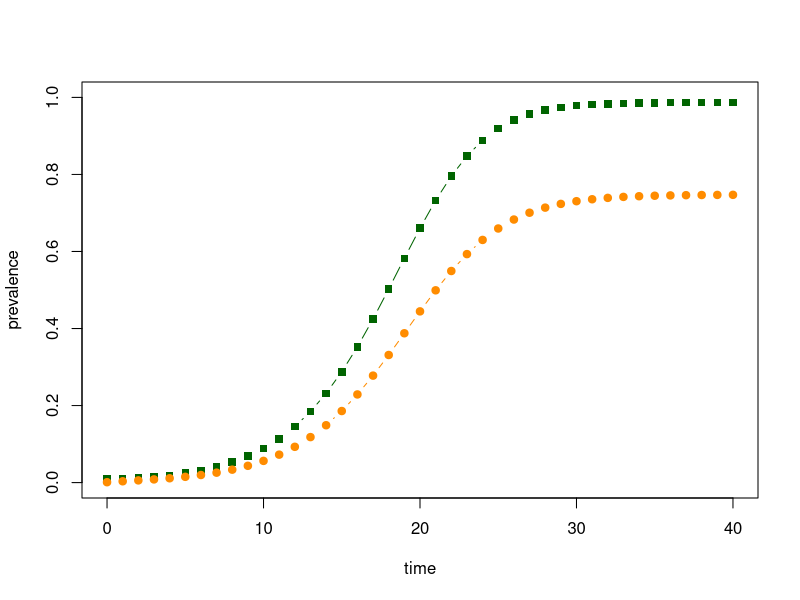
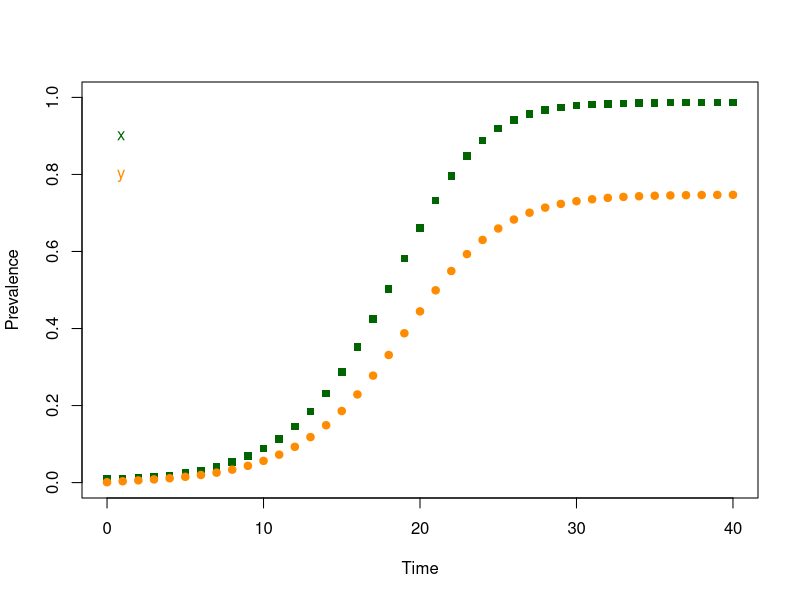
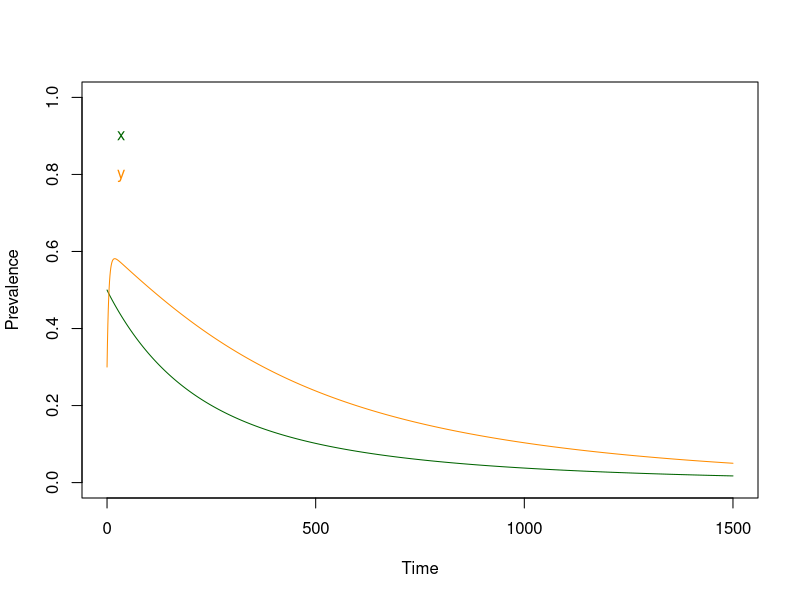
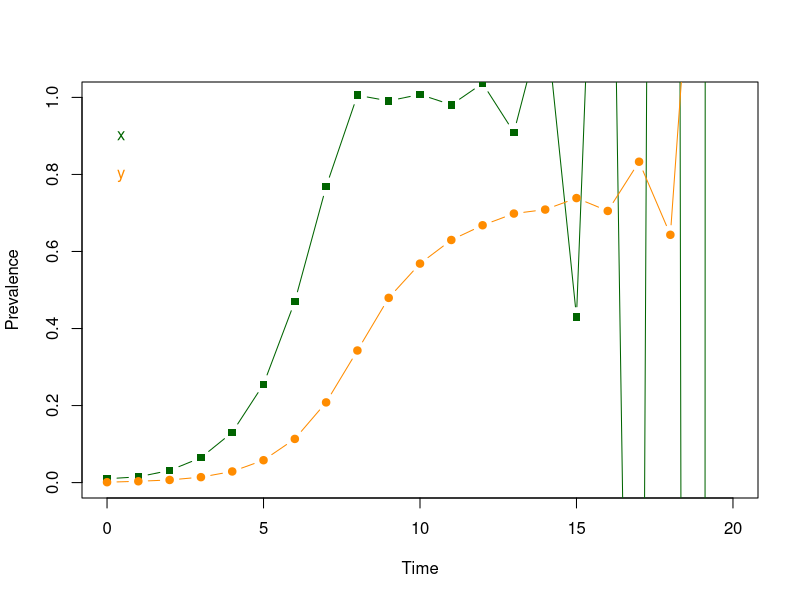
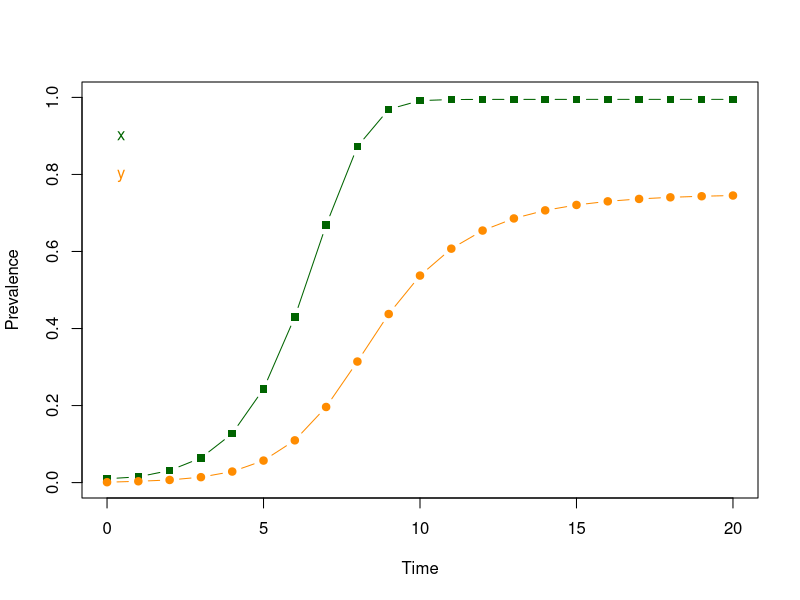
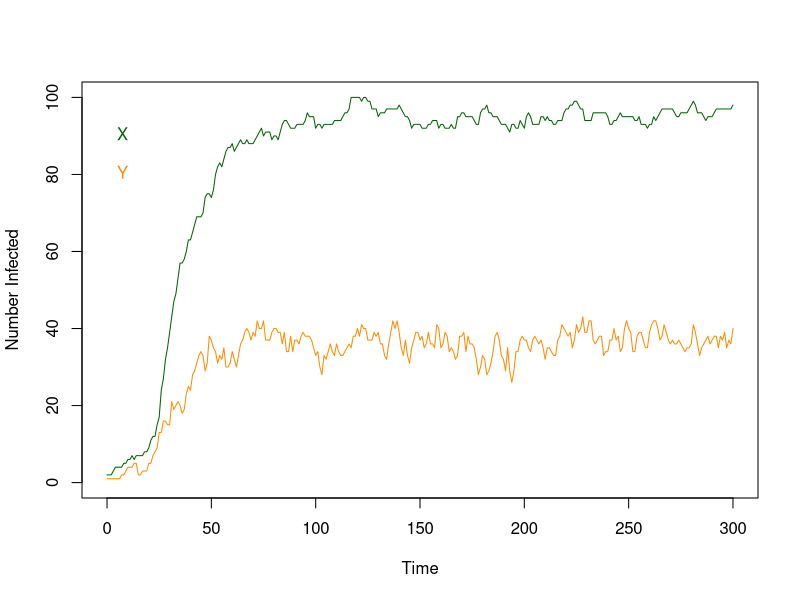
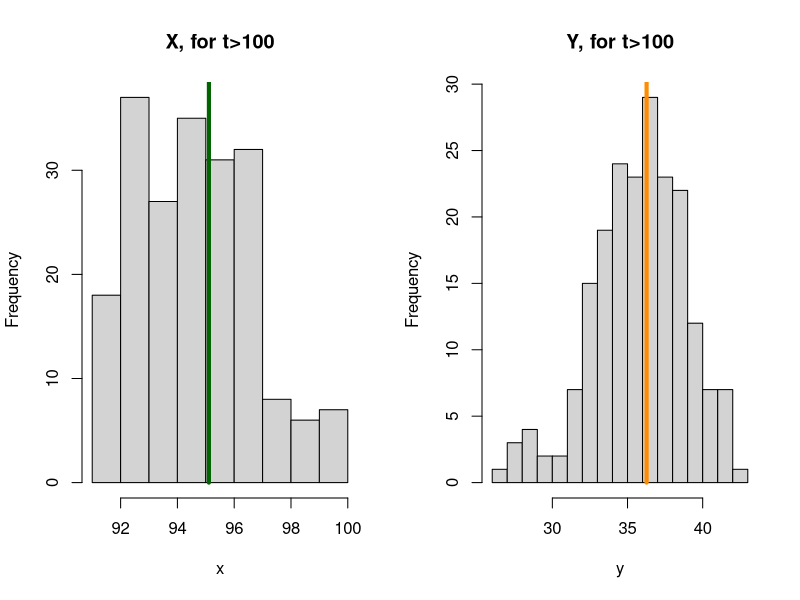
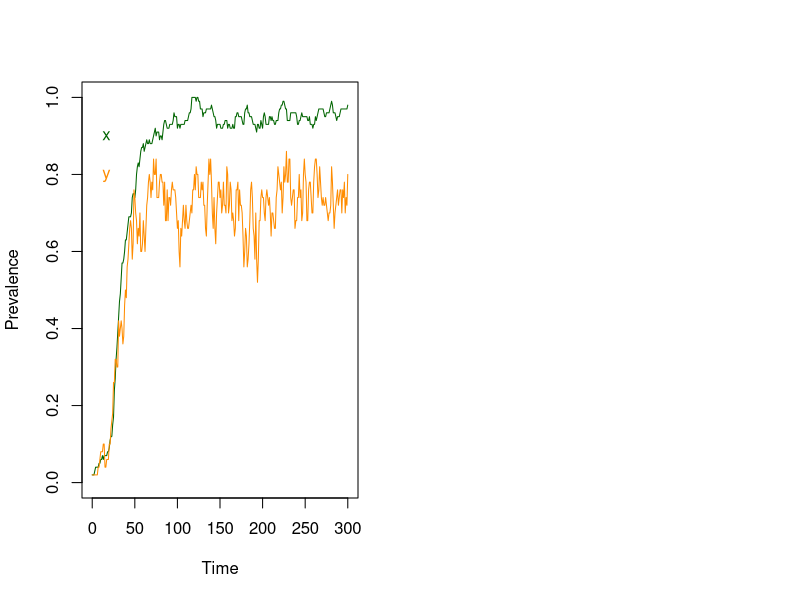

Write the R code that produced these figures, in order.
## ---- chunk 1
knitr::write_bib(c("knitr", "book"), "", width = 60)

# automatically create a bib database for R packages
knitr::write_bib(c(
  .packages(), 'bookdown', 'knitr', 'rmarkdown'
), 'packages.bib')

knitr::opts_chunk$set(echo = FALSE, fig.path = "figs/")

## ---- chunk 2
# Initial Conditions at a point in time, as a Named Vector 
xy = c(t=0, x=0.01, y=0.001)
## ---- chunk 3
with(as.list(xy), x) 
## ---- chunk 4
# The parameters, as a list 
ross_dts_par = list(
  s = 1/200, # The fraction of infections that clear each day
  u = 1/12,  # The fraction of mosquitoes that die each day
  a = 1/4,   # The fraction of mosquitoes that blood feed on a human each day
  m = 2      # The number of mosquitoes per human
) 
## ---- chunk 5
# INPUTS
# xy - current variables, as a named vector
# p  - the parameters, as a list
#
# OUTPUTS
# the updated values of the variables, as a named vector

ross_dts_1 = function(xy, p){
  with(as.list(xy), 
    with(p,{
      xn = x - s*x + m*a*y*(1-x) 
      yn = y - u*y + a*x*(1-y) 
      return(c(t=t+1, x=xn, y=yn))
    })
  )
}
## ---- chunk 6
# xy_t stores the values of the variables
xy_t = xy 
## ---- chunk 7
# Compute 
xy = ross_dts_1(xy, ross_dts_par)
## ---- chunk 8
# Print to screen
print(xy) 
## ---- chunk 9
# Store 
xy_t = rbind(xy_t, xy)
## ---- chunk 10
# Print to screen
print(xy_t) 
## ---- chunk 11
# Iterate to compute the values as they change over time 
for(t in 2:40){
  xy = ross_dts_1(xy, ross_dts_par) 
  xy_t = rbind(xy_t, xy) 
} 
## ---- chunk 12
print(tail(xy_t, 3)) 
## ---- chunk 13
with(data.frame(xy_t),{
  plot(t, x, type = "b", ylim = c(0,1), ylab = "prevalence", xlab = "time",
       col = "darkgreen",  pch=15)
  lines(t, y, type = "b", col = "darkorange", pch =19)
})
## ---- chunk 14
# INPUTS
# pars - the parameters, as a list 
# x0   - the initial value of x
# y0   - the initial value of y
# t0   - the initial value of t
# tmax - the last value of t 
#
# OUTPUTS
# the values of the variables over time, as a list 
ross_dts_solve_1 = function(pars, x0=.01, y0 = 0.001, t0=0, tmax=100){
   xy = c(t=t0, x=x0, y=y0) 
   xy_t = xy 
   for(t in (t0+1):tmax){
     xy = ross_dts_1(xy, pars)
     xy_t = rbind(xy_t, xy)
   }
   return(list(time=xy_t[,1], x=xy_t[,2], y = xy_t[,3], last = xy)) 
}
## ---- chunk 15
# INPUTS
# xy_t - a list with elements named x, y, and time
# type - plot type:  "l" or "p" or "b"
# lty  - lty  
# add  - if TRUE, add to existing plot 
#
# OUTPUTS
# the values of the variables over time, as a list 
plot_xy = function(xy_t, type = "l", lty=1, add=FALSE){with(xy_t,{
  if(add == FALSE) 
  plot(time, x, "n", ylim = c(0,1), ylab = "Prevalence", xlab = "Time")
  lines(time, x, type = type, lty=lty, col = "darkgreen", pch =15)
  lines(time, y, type = type, lty=lty, col = "darkorange", pch =19)
  text(0, 0.9, "x", col = "darkgreen", pos=4) 
  text(0, 0.8, "y", col = "darkorange", pos=4) 
})}
## ---- chunk 16
plot_xy(ross_dts_solve_1(ross_dts_par, tmax=40), type="p") 
## ---- chunk 17
# The last value is still stored as xy; the [-1] omits t
xy[-1] - ross_dts_1(xy, ross_dts_par)[-1]
## ---- chunk 18
for(i in 41:140){
  xy = ross_dts_1(xy, ross_dts_par)
  xy_t = rbind(xy_t, xy) 
} 
xy[-1] - ross_dts_1(xy, ross_dts_par)[-1]
## ---- chunk 19
# INPUTS
# params - the parameters, as a list 
#
# OUTPUTS
# the steady state values of x and y 
ross_dts_steady_0 = function(params){with(params,{
  xx = (m*a^2 - s*u)/ (m*a^2 + s*a)
  yy = a*xx/(u+a*xx) 
  c(x=xx,y=yy)
})}
## ---- chunk 20
ross_dts_steady_0(ross_dts_par)
## ---- chunk 21
ross_dts_par1 = ross_dts_par
ross_dts_par1$m = 0.005
ross_dts_steady_0(ross_dts_par1)
## ---- chunk 22
plot_xy(ross_dts_solve_1(ross_dts_par1, x0 = .5, y0=.3, tmax=1500)) 
## ---- chunk 23
ross_dts_steady_0(ross_dts_par1)
## ---- chunk 24
m_crit = with(ross_dts_par, s*u/a^2)
m_crit 
## ---- chunk 25
ross_dts_par2 = ross_dts_par
ross_dts_par2$m = m_crit
ross_dts_steady_0(ross_dts_par2)
## ---- chunk 26
# INPUTS
# params - the parameters, as a list 
#
# OUTPUTS
# the steady state values of x and y 
ross_dts_steady_1 = function(params){with(params,{
  xx = ifelse(m*a^2 > s*u, (m*a^2 - s*u)/(m*a^2 + s*a), 0) 
  yy = a*xx/(u+a*xx) 
  c(x=xx,y=yy)
})}
## ---- chunk 27
ross_dts_steady_1(ross_dts_par1)
## ---- chunk 28
xy[-1]
## ---- chunk 29
ross_dts_steady_1(ross_dts_par) 
## ---- chunk 30
sum(abs(xy[-1] - ross_dts_steady_1(ross_dts_par)))
## ---- chunk 31
# INPUTS
# xy  - xy 
# par - a set of parameters for a ross_dts model 
# tol - a tolerance level 
#
# OUTPUTS
# boolean - 
ross_dts_checkit_1 = function(xy, ross_dts_pars, tol=1e-9){
  sum(abs(xy[-1] - ross_dts_steady_1(ross_dts_pars)))  < tol
}
## ---- chunk 32
ross_dts_checkit_1(xy, ross_dts_par)
## ---- chunk 33
ross_dts_par3 = ross_dts_par
ross_dts_par3$m = 20 
plot_xy(ross_dts_solve_1(ross_dts_par3, x0 = .01, y0=.001, tmax=20), "b") 
## ---- chunk 34
# INPUTS
# xy      - current variables, as a named vector
# params  - the parameters, as a list
#
# OUTPUTS
# the updated values of the variables, as a named vector
ross_dts_2 = function(xy, params){with(as.list(xy), with(params,{
  xn = x - s*x + (1-exp(-m*a*y))*(1-x) 
  yn = y - u*y + a*x*(1-y) 
  t=t+1
  return(c(t=t, x=xn, y=yn))
}))}
## ---- chunk 35
# INPUTS
# pars - the parameters, as a list 
# x0   - the initial value of x
# y0   - the initial value of y
# t0   - the initial value of t
# tmax - the last value of t 
#
# OUTPUTS
# the values of the variables over time, as a list 
ross_dts_solve_2 = function(pars, x0=.01, y0 = 0.001, t0=0, tmax=100){
   xy = c(t=t0, x=x0, y=y0) 
   xy = c(t=0, x=x0, y=y0) 
   xy_t = xy 
   for(t in (t0+1):tmax){
     xy = ross_dts_2(xy, pars)
     xy_t = rbind(xy_t, xy)
   }
   return(list(time=xy_t[,1], x=xy_t[,2], y = xy_t[,3], last = xy)) 
}
## ---- chunk 36
plot_xy(ross_dts_solve_2(ross_dts_par3, x0 = .01, y0=.001, tmax=20), "b") 
## ---- chunk 37
# INPUTS
# par - the model parameters, as a list 
#
# OUTPUTS
# the steady state values of x and y 
ross_dts_steady_2 = function(pars){with(pars,{
   f_xx = function(x, pp){with(pp,{
     xx = (1 - exp(-m*a^2*x/(u+a*x)))*(1-x) - s*x
     y = a*xx/(u+a*xx)
     yy = u*y + a*xx*(1-y) 
     return(xx^2 + yy^2)
   })}
   xx = optimize(f_xx, c(0,1), pp=pars, tol = 1e-10)$min
   yy = a*xx/(u+a*xx) 
   c(xx, yy)
})}
## ---- chunk 38
ross_dts_steady_2(ross_dts_par3)
## ---- chunk 39
ross_dts_solve_2(ross_dts_par3, x0=.1, y0=.05,tmax=300)$last[-1]
## ---- chunk 40
ross_dts_checkit_2 = function(pars, x0 = .1, y0=.05, tmax=500, tol=1e-7){
  xyt = ross_dts_solve_2(pars, x0=x0, y0=y0, tmax=tmax)
  sum(abs(xyt$last[-1] - ross_dts_steady_2(pars))) < tol
}
## ---- chunk 41
ross_dts_checkit_2(ross_dts_par3)
## ---- chunk 42
# The parameters, as a list 
ross_sdts_par = list(
  M = 50,   # The number of mosquitoes 
  H = 100,   # The number of humans 
  s = 1/200, # The fraction of infections that clear each day
  u = 1/12,  # The fraction of mosquitoes that die each day
  a = 1/4   # The fraction of mosquitoes that blood feed on a human each day
)
ross_sdts_par$m = with(ross_sdts_par, M/H)
## ---- chunk 43
# XY      - a vector of the form c(t, X, Y) 
# params  - the parameters, as a list 
ross_sdts = function(XY, params){
  with(as.list(XY), 
    with(params,{
      ar = 1 - exp(-a*Y/H)
      Xn = rbinom(1, X, 1-s) + rbinom(1, H-X, ar)  
      Yn = rbinom(1, Y, 1-u) + rbinom(1, M-Y, a*X/H)  
      t=t+1
      return(c(t=t, X=Xn, Y=Yn))
}))}
## ---- chunk 44
# INPUTS
# pars - the parameters, as a list 
# X0   - the initial number of infected humans
# Y0   - the initial number of infected mosquitoes 
# t0   - the initial value of t
# tmax - the last value of t 
#
# OUTPUTS
# the values of the variables over time, as a list 
sim_ross_sdts = function(pars, X0=2, Y0 = 1, t0=0, tmax=100){
   XY = c(t=t0, X=X0, Y=Y0) 
   XY_t = XY 
   for(t in (t0+1):tmax){
     XY = ross_sdts(XY, pars)
     XY_t = rbind(XY_t, XY)
   }
   X=XY_t[,2] 
   Y=XY_t[,3]
   x=X/pars$H 
   y=Y/pars$M 
   return(list(time=XY_t[,1], x=x, y=y, X=X, Y=Y, last = XY)) 
}
## ---- chunk 45
# INPUTS
# XY_t - a list with elements named x, y, and time
# type - plot type:  "l" or "p" or "b"
# lty  - lty  
# add  - if TRUE, add to existing plot 
plot_XY = function(XY_t, type="l", lty=1, add= FALSE){with(XY_t,{
  if(add == FALSE) 
  plot(time, X, type = "n", ylim = range(0, X, Y), ylab = "Number Infected", xlab = "Time")
  lines(time, X, type=type, lty=lty, col="darkgreen", pch =15)
  lines(time, Y, type=type, lty=lty, col="darkorange", pch =19)
  text(0, 0.9*max(X,Y), "X", col = "darkgreen", pos=4) 
  text(0, 0.8*max(X,Y), "Y", col = "darkorange", pos=4) 
})}
## ---- chunk 46
set.seed(253)
XYt <- sim_ross_sdts(ross_sdts_par, tmax=300) 
## ---- chunk 47
plot_XY(XYt)
## ---- chunk 48
Xdist= with(XYt, X[-c(1:100)]) 
Ydist= with(XYt, Y[-c(1:100)]) 
mX = mean(Xdist)
mY = mean(Ydist) 
c(X=mX, Y=mY)
## ---- chunk 49
par(mfrow=c(1,2))
hist(Xdist,  xlab = "x", main = "X, for t>100")
segments(mX, 0, mX, 250, lwd=4, col = "darkgreen")
hist(Ydist, 15, xlab = "y", main = "Y, for t>100")
segments(mY, 0, mY, 200, lwd=4, col = "darkorange")
## ---- chunk 50
plot_xy(XYt)
## ---- chunk 51
xdist= with(XYt, x[-c(1:100)]) 
ydist= with(XYt, y[-c(1:100)]) 
mx = mean(xdist)
my = mean(ydist)
c(x=mx, y=my) 
## ---- chunk 52
par(mfrow=c(1,2))
hist(xdist,  xlab = "x", main = "x, for t>100")
segments(mx, 0, mx, 250, lwd=4, col = "darkgreen")
hist(ydist, 15, xlab = "y", main = "y, for t>100")
segments(my, 0, my, 200, lwd=4, col = "darkorange")
## ---- chunk 53
with(XYt,{
  ix = which(time>100)
  plot(jitter(X[ix]), jitter(Y[ix]), xlab = "X", ylab = "Y")
}) 
points(mX, mY, col = "darkred", pch = 8, cex =3)
## ---- chunk 54
c(mx, my) - ross_dts_steady_2(ross_sdts_par)
## ---- chunk 55
library(deSolve)
## ---- chunk 56
ross_xde_inits = c(x=0.01, y=0.01)
## ---- chunk 57
# The parameters, as list 
ross_xde_par = list(
  r = 1/200, # The clearance rate for infections 
  g = 1/12,  # The mosquito daily death rate 
  a = 1/4,   # The mosquito human blood feeding rate 
  m = 0.5      # The number of mosquitoes per human
) 
## ---- chunk 58
# INPUTS
# t - the current time 
# vars - the variables, as a named vector 
# pars - the parameters, as a list
# OUTPUTS
# the derivatives, as a list 
ross_xde = function(t, vars, pars){
  with(pars, 
    with(as.list(vars),{
    
      dxdt = m*a*y*(1-x) - r*x
      dydt = a*x*(1-y) - g*y
  
      return(list(c(dxdt, dydt)))
    })
  )
}
## ---- chunk 59
c(1/200, 1-exp(-1/200)) 
## ---- chunk 60
deSolve::ode(ross_xde_inits, 0:5, ross_xde, ross_xde_par)
## ---- chunk 61
# INPUTS: 
# pars -- the parameter values, as a list
# x0   -- the initial value for x(t) 
# y0   -- the initial value for y(t) 
# tmax -- the largest value of t  
# dt   -- the interval for t 
# OUTPUT: 
# the output of ode as a data.frame 
ross_xde_solve = function(pars, x0=.01, y0=0.001, tmax=100, dt=1){
  tms = seq(0, tmax, by = dt)
  xy0 = c(x=x0, y=y0)
  data.frame(ode(xy0, tms, ross_xde, pars)) 
}
## ---- chunk 62
ode_out <- ross_xde_solve(ross_xde_par)
## ---- chunk 63
plot_xy(ode_out)
## ---- chunk 64
ode_out1 <- ross_xde_solve(ross_xde_par, x0=0.2, y0=0.02)
ode_out2 <- ross_xde_solve(ross_xde_par, x0=.99, y0=0.99)
## ---- chunk 65
plot_xy(ode_out)
plot_xy(ode_out1, lty=2, add=TRUE)
plot_xy(ode_out2, lty=3, add=TRUE)
## ---- chunk 66
ross_xde_steady_1 = function(pars){with(pars,{
  xx = ifelse(m*a^2 > r*g, (m*a^2 - r*g)/(m*a^2 + r*a), 0) 
  yy = a*xx/(g+a*xx)
  c(x=xx, y=yy)
})}
## ---- chunk 67
ross_xde_steady_1(ross_xde_par)
## ---- chunk 68
de_eq <- ross_xde_solve(ross_xde_par, tmax=500, dt=5)
with(de_eq, c(x=tail(x,1), y=tail(y,1))) 
## ---- chunk 69
# The parameters, as list 
ross_sxde_par = list(
  r = 1/200, # The clearance rate for infections 
  g = 1/12,  # The mosquito daily death rate 
  a = 1/4,   # The mosquito human blood feeding rate 
  M = 50,   # The number of mosquitoes 
  H = 100    # The number of humans
) 
## ---- chunk 70
ross_sxde = function(XY, pars){
  with(as.list(XY), with(pars,{
    p1 = a*Y*(H-X)/H
    p2 = r*X 
    p3 = a*X*(M-Y)/H
    p4 = g*Y 

    t = t + rexp(1, p1+p2+p3+p4)
    
    event = sample(1:4, 1, prob=c(p1, p2, p3, p4))
    if (event==1) X <- X+1
    if (event==2) X <- X-1
    if (event==3) Y <- Y+1
    if (event==4) Y <- Y-1
    
    return(c(t=t,  X=X, Y=Y, x=X/H, y=Y/M))
}))}
## ---- chunk 71
xy = c(t=0, X=10, Y=10)
for (i in 1:5){
  xy <- ross_sxde(xy, ross_sxde_par)
  print(xy)
}
## ---- chunk 72
sim_ross_sxde = function(pars, X0=2, Y0=1, tmax=300){
   XY = c(t=0, X=X0, Y=Y0) 
   tm = XY[1]
   XY_t = c()  
   while(tm < tmax){
     XY = ross_sxde(XY, pars)
     tm = XY[1]
     XY_t = rbind(XY_t, XY)
   }
   return(list(time=XY_t[,1], X=XY_t[,2], Y=XY_t[,3], x = XY_t[,4], y = XY_t[,5])) 
}
## ---- chunk 73
out <- sim_ross_sxde(ross_sxde_par)
## ---- chunk 74
par(mfrow = c(2,1))
plot_XY(out)
plot_xy(out)
## ---- chunk 75
par(mfrow=c(1,2))
with(out,{
  ix = which(time>100)
  xdist= X[ix]; mx = mean(xdist)
  ydist= Y[ix]; my = mean(ydist) 
  hist(xdist, 10, xlab = "X", main = "X, for t>100")
  segments(mx, 0, mx, 250, lwd=4, col = "darkgreen")
  hist(ydist, 15, xlab = "Y", main = "Y, for t>100")
  segments(my, 0, my, 200, lwd=4, col = "darkorange")
})
## ---- chunk 76
par(mfrow=c(1,2))
with(out,{
  ix = which(time>100)
  xdist= x[ix]; mx = mean(xdist)
  ydist= y[ix]; my = mean(ydist) 
  hist(xdist, 10, xlab = "x", main = "x, for t>100")
  segments(mx, 0, mx, 250, lwd=4, col = "darkgreen")
  hist(ydist, 15, xlab = "y", main = "y, for t>100")
  segments(my, 0, my, 200, lwd=4, col = "darkorange")
})
## ---- chunk 77
# The parameters, as list 
ross_xde_par_5 = list(
  r = 1/200, # The clearance rate for infections 
  g = 1/12,  # The mosquito daily death rate 
  a = 1/4,   # The mosquito human blood feeding rate 
  m = 0.5,   # The number of mosquitoes per human
  H = 100,
  M = 50
) 
## ---- chunk 78
ross_xde_solve(ross_xde_par_5, x0=0.01, y=0.02, tmax=200, dt=1) -> r_xde
sim_ross_sxde(ross_xde_par_5, X0=1, Y0=1, tmax=200) -> s_xde0
sim_ross_sxde(ross_xde_par_5, X0=1, Y0=1, tmax=200) -> s_xde1
sim_ross_sxde(ross_xde_par_5, X0=1, Y0=1, tmax=200) -> s_xde2
sim_ross_sxde(ross_xde_par_5, X0=1, Y0=1, tmax=200) -> s_xde3
sim_ross_sxde(ross_xde_par_5, X0=1, Y0=1, tmax=200) -> s_xde4
sim_ross_sxde(ross_xde_par_5, X0=1, Y0=1, tmax=200) -> s_xde5
## ---- chunk 79
# The parameters, as a list 
ross_dts_par_5 = list(
#  s = 1-exp(-1/200), # The fraction of infections that clear each day
  s = 1/200, # The fraction of infections that clear each day
#  u = 1-exp(-1/12),  # The fraction of mosquitoes that die each day
  u = 1/12,  # The fraction of mosquitoes that die each day
  a = 1/4,   # The fraction of mosquitoes that blood feed on a human each day
  m = 0.5,   # The number of mosquitoes per human
  H = 100,
  M = 50
) 
## ---- chunk 80
# INPUTS
# xy_t - a list with elements named x, y, and time
# type - plot type:  "l" or "p" or "b"
# lty  - lty  
# add  - if TRUE, add to existing plot 
#
# OUTPUTS
# the values of the variables over time, as a list 
plot_x = function(xy_t, type = "l", lty=1, clr="darkgreen", add=FALSE){with(xy_t,{
  if(add == FALSE) 
  plot(time, x, "n", ylim = c(0,1), main = "Human Infection Prevalence",
       ylab = "x - Proportion Infected", xlab = "Time")
  lines(time, x, type = type, lty=lty, col = clr, pch =15)
})}
## ---- chunk 81
# INPUTS
# xy_t - a list with elements named x, y, and time
# type - plot type:  "l" or "p" or "b"
# lty  - lty  
# add  - if TRUE, add to existing plot 
#
# OUTPUTS
# the values of the variables over time, as a list 
plot_y = function(xy_t, type = "l", lty=1, clr="darkorange", add=FALSE){with(xy_t,{
  if(add == FALSE) 
  plot(time, y, "n", ylim = c(0,1), main = "Mosquito Infection Prevalence",
       ylab = "y - Proportion Infected", xlab = "Time")
  lines(time, y, type = type, lty=lty, col = clr, pch =15)
})}
## ---- chunk 82
ross_dts_solve_2(ross_dts_par_5, x0=0.01, y0=0.02, tmax=200) -> r_dts
ross_dts_solve_1(ross_dts_par_5, x0=0.01, y0=0.02, tmax=200) -> r1_dts
sim_ross_sdts(ross_dts_par_5, X0=1, Y0=1, tmax=200) -> s_dts0
sim_ross_sdts(ross_dts_par_5, X0=1, Y0=1, tmax=200) -> s_dts1
sim_ross_sdts(ross_dts_par_5, X0=1, Y0=1, tmax=200) -> s_dts2
sim_ross_sdts(ross_dts_par_5, X0=1, Y0=1, tmax=200) -> s_dts3
sim_ross_sdts(ross_dts_par_5, X0=1, Y0=1, tmax=200) -> s_dts4
sim_ross_sdts(ross_dts_par_5, X0=1, Y0=1, tmax=200) -> s_dts5
## ---- chunk 83
library(viridisLite)
clrs = turbo(4)
par(mfrow = c(2,1))
plot_x(r_xde,  clr = clrs[1])
plot_x(r_dts,  clr = clrs[2], add=T)
plot_x(s_dts0, clr = clrs[3], lty=2, add=T)
plot_x(s_xde0, clr = clrs[4], lty=2, add=T)

plot_y(r_xde,  clr = clrs[1])
plot_y(r_dts,  clr = clrs[2], add=T)
plot_y(s_dts0, clr = clrs[3], lty=2, add=T)
plot_y(s_xde0, clr = clrs[4], lty=2, add=T)
## ---- chunk 84
clrs = turbo(4)
par(mfrow = c(3,1))
plot_x(r_xde, clr = clrs[1])
plot_x(r_dts, clr = clrs[2], add=T)
plot_x(r1_dts, clr = clrs[4], add=T)

plot_y(r_xde, clr = clrs[1])
plot_y(r_dts, clr = clrs[2], add=T)
plot_y(r1_dts, clr = clrs[4], add=T)

tm = with(r_xde, time) 
dx = with(r_xde, x) - with(r_dts, x)
dy = with(r_xde, y) - with(r_dts, y)

dx1 = with(r_xde, x) - with(r1_dts, x)
dy1 = with(r_xde, y) - with(r1_dts, y)

plot(tm,  dx, type = "n", ylim = range(dx, dx1, dy, dy1),  ylab = "dx, dy", xlab = "Time", main = "Model Differences")
lines(tm, 0*dx, col = grey(0.8))
lines(tm,  dx, col = "darkgreen", lwd=2)
lines(tm,  dx1, col = "darkgreen", lwd=2, lty=3)
lines(tm,  dy, col = "darkorange", lwd=2)
lines(tm,  dy1, col = "darkorange", lwd=2, lty=3)
## ---- chunk 85
ssd_2mods = function(m1, m2, norm=1){
  dx = sum((with(m1, x) - with(m2, x))^2) 
  dy = sum((with(m1, y) - with(m2, y))^2) 
  return((dx+dy)/norm) 
}
## ---- chunk 86
ssd_2mods(r_xde, r_dts, norm = length(r_xde$time))
## ---- chunk 87
sabs_2mods = function(m1, m2, norm=1){
  dx = sum(abs(with(m1, x) - with(m2, x))) 
  dy = sum(abs(with(m1, y) - with(m2, y)))
  return((dx+dy)/norm) 
}
## ---- chunk 88
sabs_2mods(r_xde, r1_dts, norm = length(r_xde$time))
## ---- chunk 89
library(viridisLite)
clrsA = mako(8)[2:7]
clrsB = rocket(8)[2:7]
par(mfrow = c(2,1))

plot_x(r_xde, clr=clrs[1])
plot_x(s_dts0, clr=clrsA[1], add=T)
plot_x(s_xde0, clr=clrsB[1], add=T)
plot_x(s_dts1, clr=clrsA[2], add=T)
plot_x(s_xde1, clr=clrsB[2], add=T)
plot_x(s_dts2, clr=clrsA[3], add=T)
plot_x(s_xde2, clr=clrsB[3], add=T)
plot_x(s_dts3, clr=clrsA[4], add=T)
plot_x(s_xde3, clr=clrsB[4], add=T)
plot_x(s_dts4, clr=clrsA[5], add=T)
plot_x(s_xde4, clr=clrsB[5], add=T)
plot_x(s_dts5, clr=clrsA[6], add=T)
plot_x(s_xde5, clr=clrsB[6], add=T)

plot_y(r_xde, clr=clrs[1])
plot_y(s_dts0, clr=clrsA[1], add=T)
plot_y(s_xde0, clr=clrsB[1], add=T)
plot_y(s_dts1, clr=clrsA[2], add=T)
plot_y(s_xde1, clr=clrsB[2], add=T)
plot_y(s_dts2, clr=clrsA[3], add=T)
plot_y(s_xde2, clr=clrsB[3], add=T)
plot_y(s_dts3, clr=clrsA[4], add=T)
plot_y(s_xde3, clr=clrsB[4], add=T)
plot_y(s_dts4, clr=clrsA[5], add=T)
plot_y(s_xde4, clr=clrsB[5], add=T)
plot_y(s_dts5, clr=clrsA[6], add=T)
plot_y(s_xde5, clr=clrsB[6], add=T)
## ---- chunk 90
dAronMay = function(t, y, params){with(params,{
 
  # Variables  
  if(t<=tau) ylag<-y0 else ylag <- lagvalue(t-tau)
  M=y[1]; M_tau = ylag[1]
  Y=y[2]; Y_tau = ylag[2]; 
  Z=y[3]; 
  X=y[4]; X_tau = ylag[4]
   
  # Terms 
  kappa = c*X/H; kappa_tau = c*X_tau/H
  h = b*f*q*Z/H 
   
  # Dynamics 
  dM = Lambda(t) - g*M
  dY = f*q*kappa*(M-Y) -g*Y
  dZ = f*q*kappa_tau*(M_tau-Y_tau)*exp(-g*tau) -g*Z
  dX = h*(H-X)-r*X
  
  return(list(c(dM, dY, dZ, dX)))
})} 
## ---- chunk 91
y0= c(M=60, Y=0, Z=0, X=1)
## ---- chunk 92
y0
## ---- chunk 93
as.list(y0)$M
## ---- chunk 94
with(as.list(y0), {
  M
})
## ---- chunk 95
makeParams = function(y0, 
                      g=1/12, f=1/2.5, q=0.95,  
                      c=0.15,
                      b=0.55, r=1/200, H=1000,  
                      m=.05, ss=1,  
                      tau=10  
                      ){
  ss = min(1,max(0, ss))
  Lambda = function(t){m*H*(1 + ss*sin(2*pi*t/365))}
  return(list(y0=y0,g=g,f=f,q=q,c=c,
              H=H,m=m,tau=tau,b=b,r=r,Lambda=Lambda))
} 
params = makeParams(y0)
## ---- chunk 96
tt = seq(0,5*365, by=5) 
## ---- chunk 97
require(deSolve)
yout <- dede(y=y0, times=tt, func=dAronMay, parms=params) 
## ---- chunk 98
plotTS_AronMay = function(yout){with(data.frame(yout),{
  par(mfrow = c(2,1))
  plot(time/365, M, type = "l", col = "blue", ylim = range(0,M), 
       xlab = "Time (in Years)", 
       ylab = expression(list(M(t), Y(t), Z(t))), 
       main = "Mosquitoes")
  lines(time/365, Y, col = "purple")
  lines(time/365, Z, col = "red")
  
  plot(time/365, X, ylim = c(0,1000), type = "l", 
       xlab = "Time (in Years)", 
       ylab = expression(X(t)), 
       main = "Humans")
})}
## ---- chunk 99
plotTS_AronMay(yout)
## ---- chunk 100
par(mar= c(5,4,1,4))
S = with(params, f*q/g) 
mk=0.15
kappa = seq(0,.32, length.out=100)
plot(kappa, kappa/(1+S*kappa), type = "l", xlab=expression(kappa), ylim = c(0,mk), ylab = "")
lines(kappa, mk/(1+S*kappa), col = "blue")
segments(0,0,mk,mk, lty = 2)
axis(4, mk*c(0:5)/5, c(0:5)/5, col = "blue")
mtext(expression(kappa/(1+S*kappa)),2, 2.8)
mtext(expression(1/(1+S*kappa)), 4, 2.8, col = "blue")
axis(4, mk*c(0:5)/5, c(0:5)/5, col = "blue", col.ticks ="blue", col.axis="blue")
## ---- chunk 101
y0=c(M=100, Y=10, Z=5, X=200)
paramsSteady = makeParams(y0, ss=0)
## ---- chunk 102
dede(y0, times=tt, func=dAronMay, parms=paramsSteady) -> yout
tail(yout, 1)[-1] -> eq1 
eq1
## ---- chunk 103
plotTS_AronMay(yout)
## ---- chunk 104
steadyStates_AronMay = function(params){with(params,{
  Lambda = m*H
  Meq = Lambda/g
  S = with(paramsSteady, f*q/g)
  V = m*S^2*exp(-g*tau)
  R0 = b*c*V/r
  x = ifelse(R0>1,(R0-1)/(R0+c*S), 0) 
  Xeq = x*H
  kappa = c*x
  Yeq = S*kappa/(1+S*kappa)*Meq 
  Zeq = Yeq*exp(-g*tau) 
  EIR = f*q*Zeq/H
  FoI = b*EIR
  aEIR = 365*EIR 
  aFoI = 365*FoI 
  extra=c(S=S, V=V, R0=R0, x=x, kappa=kappa, 
          EIR=EIR, FoI=FoI)
  annual =c(aEIR = aEIR, aFoI=aFoI)
  list(std=c(M=Meq, Y=Yeq, Z=Zeq, X=Xeq), 
       extra=signif(extra, 3),
       annual = signif(annual,3)) 
})}
steadyStates_AronMay(paramsSteady) -> eq2
eq2
## ---- chunk 105
rbind(eq1=eq1, eq2=eq2$std)
## ---- chunk 106
compareTS_AronMay = function(yout1, yout2){
  dta1 = data.frame(yout1) 
  dta2 = data.frame(yout2) 
  par(mfrow = c(2,2))
  with(dta1,plot(time/365, M, type = "l", col = "blue", 
       xlab = "Time (in Years)", 
       ylab = expression(M(t)), 
       main = "Mosquitoes"))
  with(dta2, lines(time/365, M, col = "blue", lty=2))
  yrng = range(dta1$Y, dta2$Y)
  with(dta1,plot(time/365, Y, type = "l", ylim = yrng, col = "purple", 
       xlab = "Time (in Years)", 
       ylab = expression(Y(t)), 
       main = "Infected Mosquitoes"))
  with(dta2, lines(time/365, Y, col = "purple", lty=2))
  zrng = range(dta1$Z, dta2$Z)
  with(dta1,plot(time/365, Z, type = "l", ylim = zrng, col = "red", 
       xlab = "Time (in Years)", 
       ylab = expression(Z(t)), 
       main = "Infectious Mosquitoes"))
  with(dta2, lines(time/365, Z, col = "red", lty=2))
  xrng = range(dta1$X, dta2$X)
  with(dta1,plot(time/365, X, ylim = xrng, type = "l", 
       xlab = "Time (in Years)", 
       ylab = expression(X(t)), 
       main = "Infected Humans"))
  with(dta2, lines(time/365, X, lty=2))
}
## ---- chunk 107
makeParamsThresh = function(y0, 
                      g=1/12, f=1/2.5, q=0.95,  
                      c=0.15,
                      b=0.55, r=1/200, H=1000,  
                      ss=1, R0=1, 
                      tau=10  
                      ){
  S = f*q/g 
  m = R0*r/(b*c*S^2*exp(-g*tau))
  ss = min(1,max(0, ss))
return(list(y0=y0,g=g,f=f,q=q,c=c,H=H,tau=tau,b=b,r=r,
  Lambda = function(t){m*H*(1 + ss*sin(2*pi*t/365))})) 
} 
## ---- chunk 108
yI = c(M=2, Y=0, Z=0, X=10)
tt = seq(0, 7300, by=5)

paramsA = makeParamsThresh(yI, R0=1.02, ss=0)
paramsB = makeParamsThresh(yI, R0=1.02)
youtA <- dede(y=yI, times=tt, func=dAronMay, parms=paramsA) 
youtB <- dede(y=yI, times=tt, func=dAronMay, parms=paramsB) 

compareTS_AronMay(youtB, youtA)
## ---- chunk 109
y1 = c(M=1100, Y=100, Z=100, X=100)
tt = seq(0, 830, by =1)
params1 = makeParams(y1)
yout0 <- dede(y=y0, times=tt, func=dAronMay, parms=params) 
yout1 <- dede(y=y1, times=tt, func=dAronMay, parms=params1) 
compareTS_AronMay(yout0, yout1)
## ---- chunk 110
yI = c(M=20, Y=5, Z=1, X=100)
tt = seq(0, 7300, by=5)

paramsC = makeParamsThresh(yI, R0=2, ss=0)
paramsD = makeParamsThresh(yI, R0=2)
youtC <- dede(y=yI, times=tt, func=dAronMay, parms=paramsC) 
youtD <- dede(y=yI, times=tt, func=dAronMay, parms=paramsD) 

compareTS_AronMay(youtD, youtC)
## ---- chunk 111
BasicAquatic_dML = function(t, y, params){with(c(params, as.list(y)),{
   
  # Terms 
  Lambda = psi*exp(-sigma*L)*L/2 
  eta = chi*f*M 
   
  # Dynamics 
  dM = Lambda - g*M
  dL = eta - (psi*exp(-sigma*L) + phi + theta*L)*L 
  
  return(list(c(dM, dL)))
})} 
## ---- chunk 112
makePar_BasicAquatic = function(f=1/2.5, g=1/10, chi = 50, psi = 1/10, phi = 1/10, theta = 1/100, sigma=0){
  list(f=f, g=g, chi=chi, psi=psi, phi=phi, theta=theta, sigma=sigma)
}
## ---- chunk 113
tt = seq(0,100, by=1) 
y0 = c(M=1, L=1)
params = makePar_BasicAquatic()
params1 = makePar_BasicAquatic(phi=1)
params2 = makePar_BasicAquatic(theta=1/10)
params3 = makePar_BasicAquatic(sigma=1/100, theta=0)
## ---- chunk 114
require(deSolve)
yout  <- lsode(y=y0, times=tt, func=BasicAquatic_dML, parms=params) 
yout1 <- lsode(y=y0, times=tt, func=BasicAquatic_dML, parms=params1) 
yout2 <- lsode(y=y0, times=tt, func=BasicAquatic_dML, parms=params2) 
yout3 <- lsode(y=y0, times=tt, func=BasicAquatic_dML, parms=params3) 
## ---- chunk 115
plotML = function(out, llwd=1, clrL = "blue", clrM="red"){with(data.frame(out),{
  plot(time, L, type = "l", lwd=llwd, col = clrL, xlab = "Time (Days)", ylab = "Density") 
  lines(time, M, col = clrM, lwd=llwd) 
})}

addML = function(out, llty = 2, llwd=1, clrL = "blue", clrM="red"){with(data.frame(out),{
  lines(time, L, col = clrL, lty=llty, lwd=llwd) 
  lines(time, M, col = clrM, lty=llty, lwd=llwd) 
})}

## ---- chunk 116
plotML(yout)
addML(yout1, clrL = "darkblue", clrM="darkred", llwd=1.5)
## ---- chunk 117
plotML(yout)
addML(yout2, clrL = "darkblue", clrM="darkred", llwd=1.5)
## ---- chunk 118
plotML(yout)
addML(yout3, clrL = "darkblue", clrM="darkred", llwd=1.5)
## ---- chunk 119
plot(1,1)
